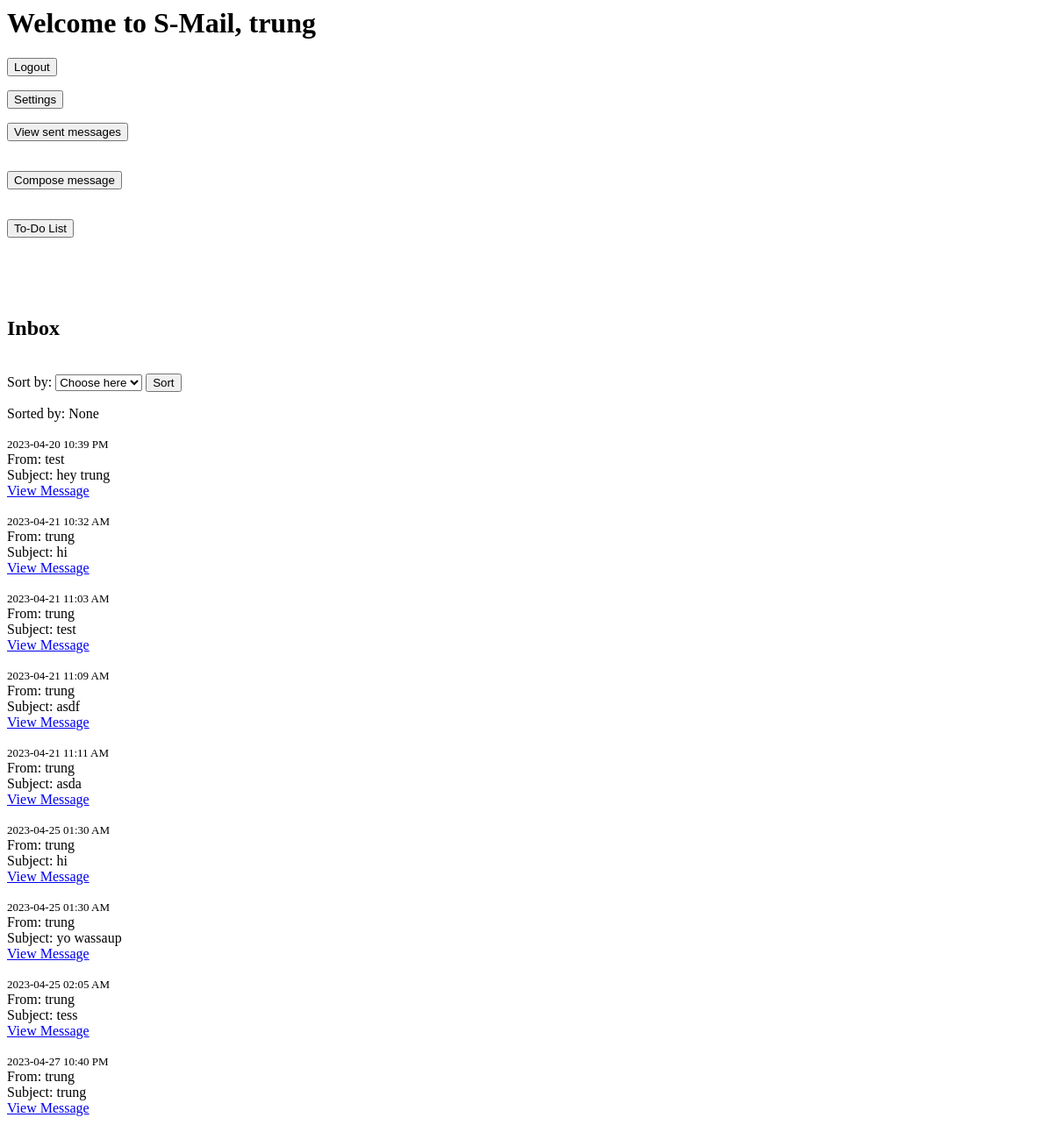
The app's page /mainpage (signed in), older data.
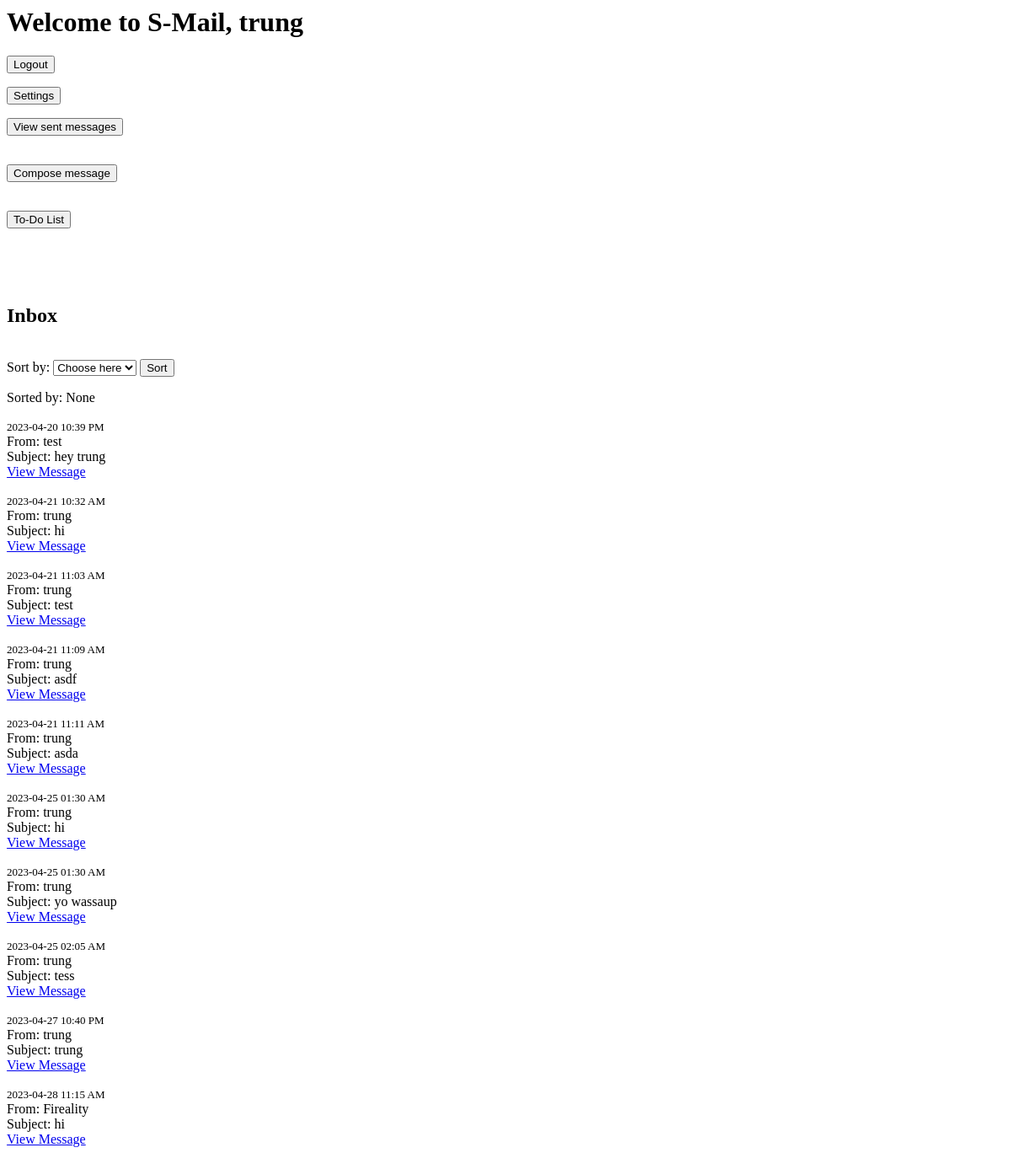
The same page, newer data.
### app/models.py (models this page shows, shortened)
class User(db.Model, UserMixin):
    id = db.Column(db.Integer, primary_key=True)
    username = db.Column(db.String(32), nullable=False)
    password = db.Column(db.String(32), nullable=False)
    email = db.Column(db.String(100), nullable=False)

class Message(db.Model):
    id = db.Column(db.Integer, primary_key=True)
    sender_id = db.Column(db.Integer, db.ForeignKey('user.id'), nullable=False)
    recipient_id = db.Column(db.Integer, db.ForeignKey('user.id'), nullable=False)
    subject = db.Column(db.String(100), nullable=False)
    body = db.Column(db.String(500), nullable=False)
    timestamp = db.Column(db.DateTime, default=datetime.now())
    sender = db.relationship('User', foreign_keys=[sender_id])
    recipient = db.relationship('User', foreign_keys=[recipient_id])

### app/routes.py (the view)
@myapp_obj.route("/mainpage", methods=['GET', 'POST'])
@login_required #needs to be logged in to access this page
def mainpage():
    sort_by = request.form.get("sort")
    asc = Message.query.filter_by(recipient=current_user).order_by(Message.timestamp.asc()).all()
    des = Message.query.filter_by(recipient=current_user).order_by(Message.timestamp.desc()).all()
    return render_template('mainpage.html', sort_by=sort_by, des=des, asc=asc,name=current_user.username)

### app/models.py (called while the page is built)
@login_manager.user_loader
def load_user(user_id):
    return User.query.get(int(user_id))

### app/templates/mainpage.html (shortened to what this page needs)
<html>
    <head>
        <link rel="stylesheet" href="{{ url_for('static', filename='mainpage.css') }}">
    </head>
    <body>
        <h1>Welcome to S-Mail, {{ name }}</h1>
        <form action="{{ url_for('logout') }}" method="post">
            <button type="submit">Logout</button>
        </form>
        <form action="{{ url_for('settings') }}">
            <button type="submit">Settings</button>
        </form>
        <form action="{{ url_for('sent') }}">
            <button type="submit">View sent messages</button>
        </form>
        <br>
        <form action="{{ url_for('compose') }}" method="post">
            <button type="submit">Compose message</button>
        </form><br>
        <form action="{{ url_for('todo') }}" method="post">
            <button type="submit">To-Do List</button>
        </form><br>
        <br>
        <br>
        <h2>Inbox</h2>
        <br>
        <form method="post" action="{{ url_for('mainpage') }}">
            <label>Sort by:</label>
            <select name = "sort">
            <option value="" selected="selectd" hidden="hidden">Choose here</option>
        </select>
            <button type="submit">Sort</button>
        </form>
        Sorted by: {{ sort_by }}
        <br><br>
        <tbody>
            {%if sort_by == 'Newest first'%}
            {% for message in des %}
                <tr>
                    <time>{{ message.timestamp.strftime('%Y-%m-%d %I:%M %p') }}</time>
                    <br>
                    <td>From: {{ message.sender.username }}</td>
                    <br>
                    <td>Subject: {{ message.subject }}</td>
                    <br>
                    <td><a href="{{ url_for('message', message_id=message.id) }}">View Message</a></td>
                    <br>
                    <br>
                </tr>
            {% endfor %}
            {%else%}
            {% for message in asc %}
                <tr>
                    <time>{{ message.timestamp.strftime('%Y-%m-%d %I:%M %p') }}</time>
                    <br>
                    <td>From: {{ message.sender.username }}</td>
                    <br>
                    <td>Subject: {{ message.subject }}</td>
                    <br>
                    <td><a href="{{ url_for('message', message_id=message.id) }}">View Message</a></td>
                    <br>
                    <br>
                </tr>
            {% endfor %}
             {% endif %}
        </tbody>

### app/static/mainpage.css (style rules this page uses)
time { font-size: 13px; }

Row changes from the older to the newer data that the page shows:
added Message: timestamp "2023-04-28 11:15 AM", sender.username "Fireality", subject "hi"
